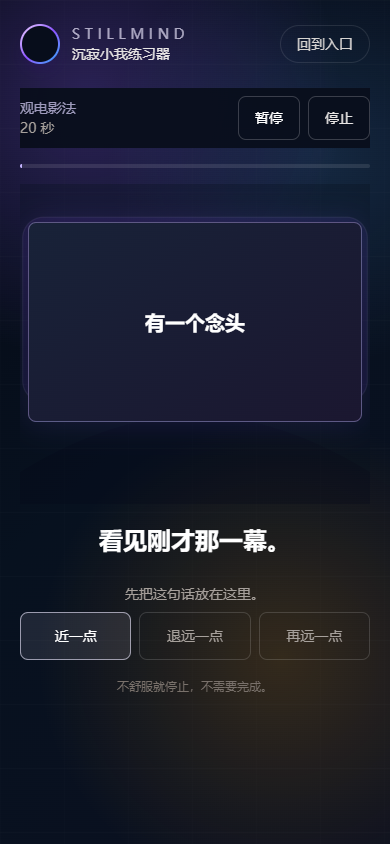
#> input picture product/artifacts/inner-cinema-2/baseline-web/observer-near-390.png, 390 x 844 px, found by its file name
$ python make_comparisons.py
#> lines starting #> are read from the running program, lines starting #| are printed output that depends on the picture
from pathlib import Path
from PIL import Image, ImageDraw, ImageFont

root = Path(__file__).parent / "stillmind-inner-cinema-2"
out = root / "artifacts" / "inner-cinema-2"
font_path = Path("C:/Windows/Fonts/arial.ttf")
bold_path = Path("C:/Windows/Fonts/arialbd.ttf")
font = ImageFont.truetype(str(font_path), 21)
bold = ImageFont.truetype(str(bold_path), 25)
small = ImageFont.truetype(str(font_path), 15)

pairs = [
    (
        "web-before-after.png",
        "WEB / INNER CINEMA 2.0 / ACTUAL CHROMIUM CAPTURES",
        [
            ("Character / same sentence", root / "artifacts/inner-cinema-2/baseline-web/observer-near-390.png", root / "artifacts/web-smoke/observer-near-390.png"),
            ("Audience / same sentence", root / "artifacts/inner-cinema-2/baseline-web/observer-audience-390.png", root / "artifacts/web-smoke/observer-audience-390.png"),
        ],
    ),
    (
        "native-before-after.png",
        "EXPO WEB / INNER CINEMA 2.0 / NOT A PHYSICAL DEVICE TEST",
        [
            ("Character / same sentence", root / "artifacts/inner-cinema-2/baseline-native/native-observer-near.png", root / "artifacts/native-web-smoke/native-observer-near.png"),
            ("Audience / same sentence", root / "artifacts/inner-cinema-2/baseline-native/native-observer-audience.png", root / "artifacts/native-web-smoke/native-observer-audience.png"),
        ],
    ),
]

for name, title, rows in pairs:
    canvas = Image.new("RGB", (880, 1930), "#080d1b")
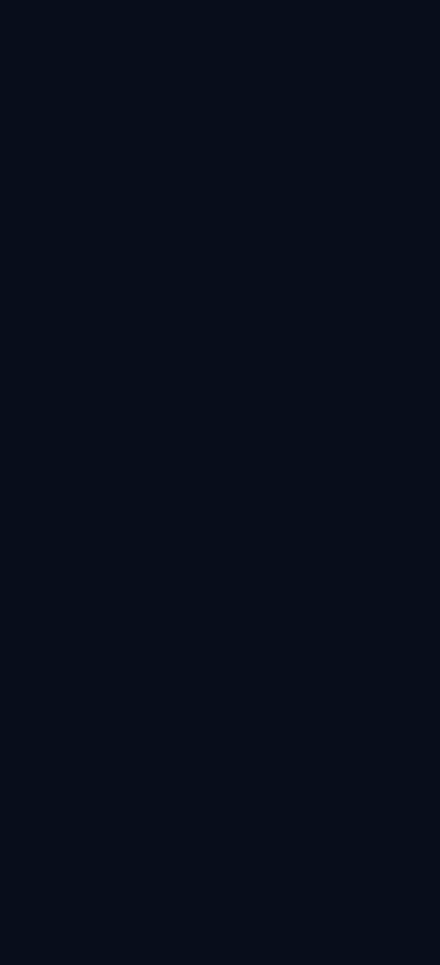
#> canvas: PIL image 880x1930 RGB (shown at 1/2 size); mean R, G, B 8, 13, 27
    draw = ImageDraw.Draw(canvas)
    draw.text((34, 24), title, fill="#f3efff", font=bold)
    draw.text((240, 74), "BASELINE 28b0004", fill="#9da8bf", font=font)
    draw.text((580, 74), "INNER CINEMA 2.0", fill="#d7b8ff", font=font)
    for row, (label, before, after) in enumerate(rows):
        y = 116 + row * 885
        draw.text((34, y), label, fill="#c9d1e4", font=font)
        for col, source in enumerate((before, after)):
            image = Image.open(source).convert("RGB")
#> image is the input picture: PIL image 390x844 RGB; mean R, G, B 27.1, 30, 45.6
            image.thumbnail((390, 844), Image.Resampling.LANCZOS)
            x = 34 + col * 420
            canvas.paste(image, (x, y + 38))
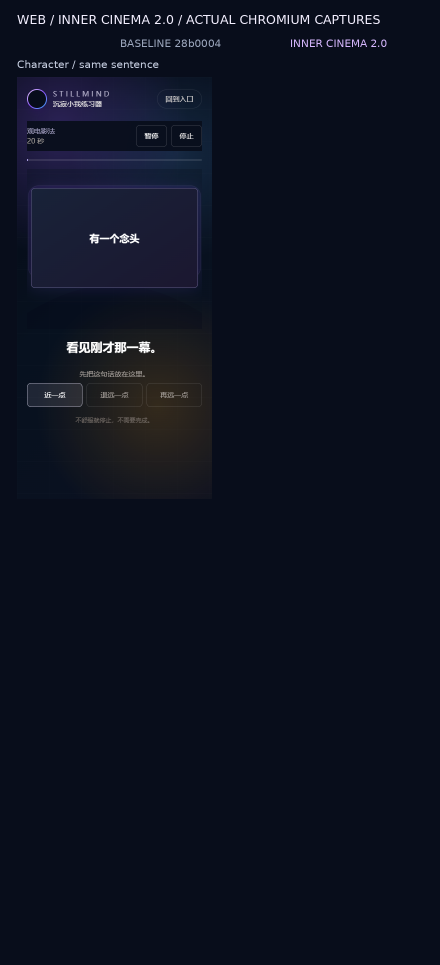
#> canvas: PIL image 880x1930 RGB (shown at 1/2 size); mean R, G, B 12.6, 17.1, 31.5
    draw.text((34, 1896), "Local synthetic input only. Visual comparison is not evidence of psychological benefit.", fill="#929cb4", font=small)
    canvas.save(out / name, optimize=True)
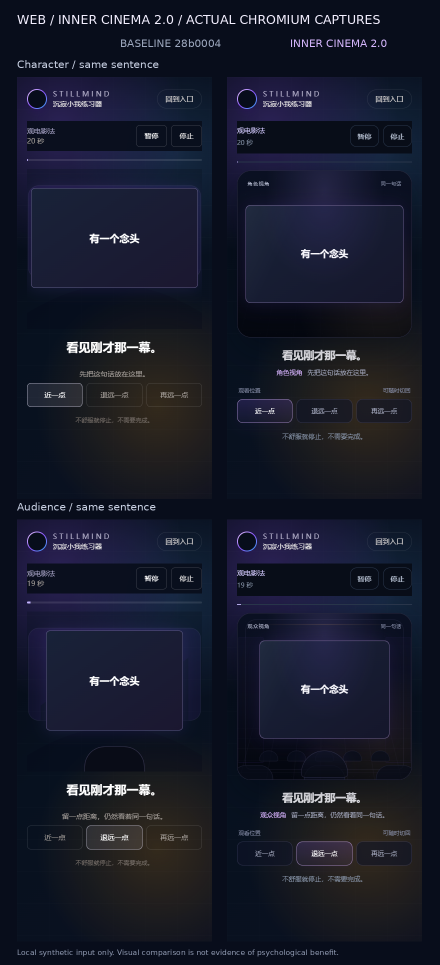
#> saved as web-before-after.png: PIL image 880x1930 RGB (shown at 1/2 size); mean R, G, B 23.4, 26.7, 42.2
#> (the run stopped early here; a loop or call above may not have finished)
